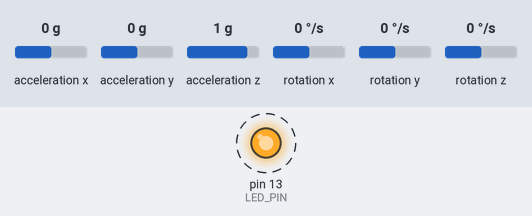
Simulated run of this sketch. Board: Arduino Uno, built with avr-gcc and run on an emulated ATmega328P. Parts: output pins drawn as LEDs (lit = HIGH). Dashed ring = blinking. Inputs (shaded band) come from the test bench; at power-on: rotation x 0 °/s, acceleration x 0 g, acceleration y 0 g, acceleration z 1 g, rotation y 0 °/s, rotation z 0 °/s. What the sketch prints to the serial monitor is not drawn.

Above: at 1.12 s.
1.3 s: rotation x set to -192 °/s
Timing chart, 0 to 10.3 s (numbered marks = the images above; inputs shaded):
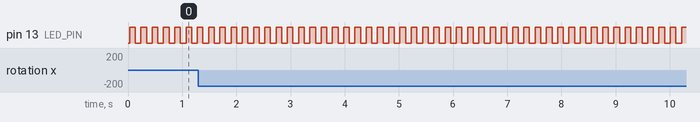

The sketch:

ArduinoUNO_detectVer1_0523.ino
```cpp
#include "I2Cdev.h"
#include "MPU6050.h"

#if I2CDEV_IMPLEMENTATION == I2CDEV_ARDUINO_WIRE
    #include "Wire.h"
#endif

MPU6050 accelgyro; // MPU6050 객체 선언

int16_t ax, ay, az; // 가속도계 데이터 변수
int16_t gx, gy, gz; // 자이로스코프 데이터 변수

#define LED_PIN 13 // LED 핀 번호
bool blinkState = false; // LED 상태 변수

int16_t prev_gx = 0; // 이전 자이로스코프 X축 값
int16_t prev_gy = 0; // 이전 자이로스코프 Y축 값
int16_t prev_gz = 0; // 이전 자이로스코프 Z축 값

int16_t impactThreshold = 1000; // 충격 감지 임계값

void setup() {
    // I2C 통신 설정
    #if I2CDEV_IMPLEMENTATION == I2CDEV_ARDUINO_WIRE
        Wire.begin();
    #elif I2CDEV_IMPLEMENTATION == I2CDEV_BUILTIN_FASTWIRE
        Fastwire::setup(400, true);
    #endif

    // 시리얼 통신 설정
    Serial.begin(9600);

    // I2C 장치 초기화
    Serial.println("Initializing I2C devices...");
    accelgyro.initialize();

    // 장치 연결 확인
    Serial.println("Testing device connections...");
    Serial.println(accelgyro.testConnection() ? "MPU6050 connection successful" : "MPU6050 connection failed");

    // LED 핀을 출력으로 설정
    pinMode(LED_PIN, OUTPUT);
}

void loop() {
    // 가속도계와 자이로스코프 데이터 읽기
    accelgyro.getMotion6(&ax, &ay, &az, &gx, &gy, &gz);

    // 현재 값과 이전 값의 차이 계산
    int16_t delta_gx = abs(gx - prev_gx);
    int16_t delta_gy = abs(gy - prev_gy);
    int16_t delta_gz = abs(gz - prev_gz);

    // 이전 값 업데이트
    prev_gx = gx;
    prev_gy = gy;
    prev_gz = gz;

    // 충격 감지 여부 확인
    if (delta_gx > impactThreshold || delta_gy > impactThreshold || delta_gz > impactThreshold) {
        Serial.println("Impact detected!"); // 충격 감지 메시지 출력
        // 여기에 추가적인 동작을 추가할 수 있습니다.
    }

    // LED 상태 변경
    blinkState = !blinkState;
    digitalWrite(LED_PIN, blinkState);

    delay(100); // 필요에 따라 딜레이 조정
}
```

Measured:
- by itself, pin 13 (LED_PIN): alternates HIGH for 0.10 s and LOW for 0.10 s
